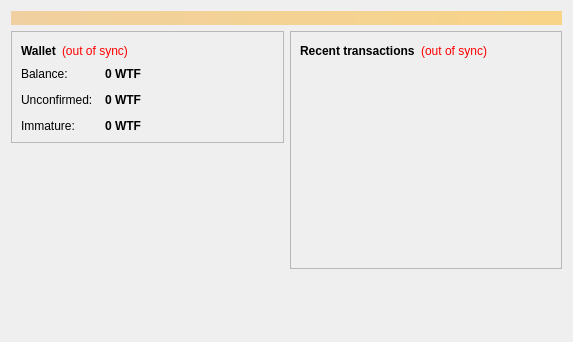
<?xml version="1.0" encoding="UTF-8"?>
<ui version="4.0">
 <class>OverviewPage</class>
 <widget class="QWidget" name="OverviewPage">
  <property name="geometry">
   <rect>
    <x>0</x>
    <y>0</y>
    <width>573</width>
    <height>342</height>
   </rect>
  </property>
  <property name="windowTitle">
   <string>Form</string>
  </property>
  <layout class="QVBoxLayout" name="topLayout">
   <item>
    <widget class="QLabel" name="labelAlerts">
     <property name="visible">
      <bool>false</bool>
     </property>
     <property name="styleSheet">
      <string notr="true">background-color: qlineargradient(x1: 0, y1: 0, x2: 1, y2: 0, stop:0 #F0D0A0, stop:1 #F8D488); color:#000000;</string>
     </property>
     <property name="wordWrap">
      <bool>true</bool>
     </property>
     <property name="margin">
      <number>3</number>
     </property>
    </widget>
   </item>
   <item>
    <layout class="QHBoxLayout" name="horizontalLayout" stretch="1,1">
     <item>
      <layout class="QVBoxLayout" name="verticalLayout_2">
       <item>
        <widget class="QFrame" name="frame">
         <property name="frameShape">
          <enum>QFrame::StyledPanel</enum>
         </property>
         <property name="frameShadow">
          <enum>QFrame::Raised</enum>
         </property>
         <layout class="QVBoxLayout" name="verticalLayout_4">
          <item>
           <layout class="QHBoxLayout" name="horizontalLayout_4">
            <item>
             <widget class="QLabel" name="label_5">
              <property name="font">
               <font>
                <weight>75</weight>
                <bold>true</bold>
               </font>
              </property>
              <property name="text">
               <string>Wallet</string>
              </property>
             </widget>
            </item>
            <item>
             <widget class="QLabel" name="labelWalletStatus">
              <property name="toolTip">
               <string>The displayed information may be out of date. Your wallet automatically synchronizes with the Wtfcoin network after a connection is established, but this process has not completed yet.</string>
              </property>
              <property name="styleSheet">
               <string notr="true">QLabel { color: red; }</string>
              </property>
              <property name="text">
               <string notr="true">(out of sync)</string>
              </property>
              <property name="alignment">
               <set>Qt::AlignLeading|Qt::AlignLeft|Qt::AlignVCenter</set>
              </property>
             </widget>
            </item>
            <item>
             <spacer name="horizontalSpacer_2">
              <property name="orientation">
               <enum>Qt::Horizontal</enum>
              </property>
              <property name="sizeHint" stdset="0">
               <size>
                <width>40</width>
                <height>20</height>
               </size>
              </property>
             </spacer>
            </item>
           </layout>
          </item>
          <item>
           <layout class="QFormLayout" name="formLayout_2">
            <property name="fieldGrowthPolicy">
             <enum>QFormLayout::AllNonFixedFieldsGrow</enum>
            </property>
            <property name="horizontalSpacing">
             <number>12</number>
            </property>
            <property name="verticalSpacing">
             <number>12</number>
            </property>
            <item row="0" column="0">
             <widget class="QLabel" name="label">
              <property name="text">
               <string>Balance:</string>
              </property>
             </widget>
            </item>
            <item row="0" column="1">
             <widget class="QLabel" name="labelBalance">
              <property name="font">
               <font>
                <weight>75</weight>
                <bold>true</bold>
               </font>
              </property>
              <property name="cursor">
               <cursorShape>IBeamCursor</cursorShape>
              </property>
              <property name="toolTip">
               <string>Your current balance</string>
              </property>
              <property name="text">
               <string notr="true">0 WTF</string>
              </property>
              <property name="textInteractionFlags">
               <set>Qt::LinksAccessibleByMouse|Qt::TextSelectableByKeyboard|Qt::TextSelectableByMouse</set>
              </property>
             </widget>
            </item>
            <item row="1" column="0">
             <widget class="QLabel" name="label_3">
              <property name="text">
               <string>Unconfirmed:</string>
              </property>
             </widget>
            </item>
            <item row="1" column="1">
             <widget class="QLabel" name="labelUnconfirmed">
              <property name="font">
               <font>
                <weight>75</weight>
                <bold>true</bold>
               </font>
              </property>
              <property name="cursor">
               <cursorShape>IBeamCursor</cursorShape>
              </property>
              <property name="toolTip">
               <string>Total of transactions that have yet to be confirmed, and do not yet count toward the current balance</string>
              </property>
              <property name="text">
               <string notr="true">0 WTF</string>
              </property>
              <property name="textInteractionFlags">
               <set>Qt::LinksAccessibleByMouse|Qt::TextSelectableByKeyboard|Qt::TextSelectableByMouse</set>
              </property>
             </widget>
            </item>
            <item row="2" column="0">
             <widget class="QLabel" name="labelImmatureText">
              <property name="text">
               <string>Immature:</string>
              </property>
             </widget>
            </item>
            <item row="2" column="1">
             <widget class="QLabel" name="labelImmature">
              <property name="font">
               <font>
                <weight>75</weight>
                <bold>true</bold>
               </font>
              </property>
              <property name="toolTip">
               <string>Mined balance that has not yet matured</string>
              </property>
              <property name="text">
               <string notr="true">0 WTF</string>
              </property>
              <property name="textInteractionFlags">
               <set>Qt::LinksAccessibleByMouse|Qt::TextSelectableByKeyboard|Qt::TextSelectableByMouse</set>
              </property>
             </widget>
            </item>
           </layout>
          </item>
         </layout>
        </widget>
       </item>
       <item>
        <spacer name="verticalSpacer">
         <property name="orientation">
          <enum>Qt::Vertical</enum>
         </property>
         <property name="sizeHint" stdset="0">
          <size>
           <width>20</width>
           <height>40</height>
          </size>
         </property>
        </spacer>
       </item>
      </layout>
     </item>
     <item>
      <layout class="QVBoxLayout" name="verticalLayout_3">
       <item>
        <widget class="QFrame" name="frame_2">
         <property name="frameShape">
          <enum>QFrame::StyledPanel</enum>
         </property>
         <property name="frameShadow">
          <enum>QFrame::Raised</enum>
         </property>
         <layout class="QVBoxLayout" name="verticalLayout">
          <item>
           <layout class="QHBoxLayout" name="horizontalLayout_2">
            <item>
             <widget class="QLabel" name="label_4">
              <property name="text">
               <string>&lt;b&gt;Recent transactions&lt;/b&gt;</string>
              </property>
             </widget>
            </item>
            <item>
             <widget class="QLabel" name="labelTransactionsStatus">
              <property name="toolTip">
               <string>The displayed information may be out of date. Your wallet automatically synchronizes with the Wtfcoin network after a connection is established, but this process has not completed yet.</string>
              </property>
              <property name="styleSheet">
               <string notr="true">QLabel { color: red; }</string>
              </property>
              <property name="text">
               <string notr="true">(out of sync)</string>
              </property>
              <property name="alignment">
               <set>Qt::AlignRight|Qt::AlignTrailing|Qt::AlignVCenter</set>
              </property>
             </widget>
            </item>
            <item>
             <spacer name="horizontalSpacer">
              <property name="orientation">
               <enum>Qt::Horizontal</enum>
              </property>
              <property name="sizeHint" stdset="0">
               <size>
                <width>40</width>
                <height>20</height>
               </size>
              </property>
             </spacer>
            </item>
           </layout>
          </item>
          <item>
           <widget class="QListView" name="listTransactions">
            <property name="styleSheet">
             <string notr="true">QListView { background: transparent; }</string>
            </property>
            <property name="frameShape">
             <enum>QFrame::NoFrame</enum>
            </property>
            <property name="verticalScrollBarPolicy">
             <enum>Qt::ScrollBarAlwaysOff</enum>
            </property>
            <property name="horizontalScrollBarPolicy">
             <enum>Qt::ScrollBarAlwaysOff</enum>
            </property>
            <property name="selectionMode">
             <enum>QAbstractItemView::NoSelection</enum>
            </property>
           </widget>
          </item>
         </layout>
        </widget>
       </item>
       <item>
        <spacer name="verticalSpacer_2">
         <property name="orientation">
          <enum>Qt::Vertical</enum>
         </property>
         <property name="sizeHint" stdset="0">
          <size>
           <width>20</width>
           <height>40</height>
          </size>
         </property>
        </spacer>
       </item>
      </layout>
     </item>
    </layout>
   </item>
  </layout>
 </widget>
 <resources/>
 <connections/>
</ui>
